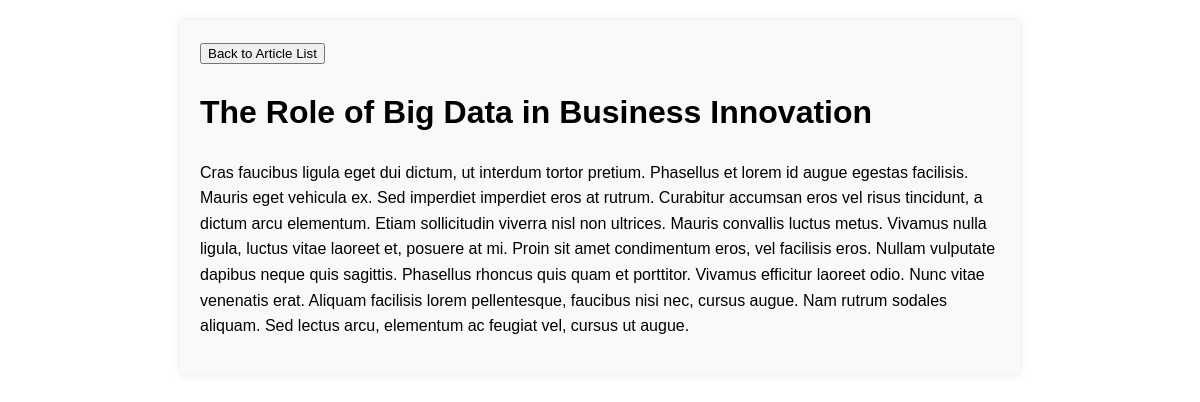
The page /article/the-role-of-big-data-in-business-innovation/ on the database its author committed.
### myapp/models.py (models this page shows, shortened)
class BlogArticle(models.Model):
    title = models.CharField(max_length=200)
    slug = models.SlugField(unique=True)
    content = models.TextField()
    author = models.ForeignKey(User, on_delete=models.CASCADE)
    publication_datetime = models.DateTimeField()
    is_online = models.BooleanField(default=True)

### myapp/views.py (the view)
# urls.py: path('article/<slug:slug>/', views.ArticleDetailView.as_view(), name='article_detail'),
class ArticleDetailView(DetailView):
    model = BlogArticle
    template_name = 'article_detail.html'
    context_object_name = 'article'

### templates/article_detail.html (shortened to what this page needs)
<!DOCTYPE html>
<html lang="en">
<head>
</head>
<body>
<div class="article-details">
    <a class="back-btn" href="{% url 'article_list' %}">
        <button>Back to Article List</button>
    </a>
    <h1>{{ article.title }}</h1>
    <p>{{ article.content }}</p>
</div>
</body>
</html>

### templates/article_detail.html (style rules this page uses)
body { font-family: Arial, sans-serif; line-height: 1.6; margin: 20px; }
.article-details { max-width: 800px; margin: 0 auto; background-color: #f9f9f9; padding: 20px; border-radius: 5px; box-shadow: 0 0 10px rgba(0, 0, 0, 0.1); }
.back-btn { margin-bottom: 10px; }

### rows shown on the page
BlogArticle: title "The Role of Big Data in Business Innovation", content "Cras faucibus ligula eget dui dictum, ut interdum tortor pretium. Phasellus et lorem id augue egestas facilisis. Mauris eget vehicula ex. Sed imperdiet imperdiet eros at rutrum. Curabitur accumsan eros vel risus tincidunt, a dictum arcu elementum. Etiam sollicitudin viverra nisl non ultrices. Mauris convallis luctus metus. Vivamus nulla ligula, luctus vitae laoreet et, posuere at mi. Proin sit amet condimentum eros, vel facilisis eros. Nullam vulputate dapibus neque quis sagittis. Phasellus rhoncus quis quam et porttitor. Vivamus efficitur laoreet odio. Nunc vitae venenatis erat. Aliquam facilisis lorem pellentesque, faucibus nisi nec, cursus augue. Nam rutrum sodales aliquam. Sed lectus…"
